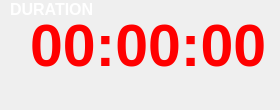
             <widget class="QFrame" name="duration_frame">
              <property name="enabled">
               <bool>true</bool>
              </property>
              <property name="minimumSize">
               <size>
                <width>0</width>
                <height>80</height>
               </size>
              </property>
              <property name="maximumSize">
               <size>
                <width>16777215</width>
                <height>110</height>
               </size>
              </property>
              <property name="font">
               <font>
                <family>Ubuntu</family>
                <pointsize>8</pointsize>
                <weight>50</weight>
                <italic>false</italic>
                <bold>false</bold>
               </font>
              </property>
              <widget class="QLabel" name="label_2">
               <property name="geometry">
                <rect>
                 <x>10</x>
                 <y>0</y>
                 <width>101</width>
                 <height>18</height>
                </rect>
               </property>
               <property name="palette">
                <palette>
                 <active>
                  <colorrole role="WindowText">
                   <brush brushstyle="SolidPattern">
                    <color alpha="255">
                     <red>255</red>
                     <green>255</green>
                     <blue>255</blue>
                    </color>
                   </brush>
                  </colorrole>
                  <colorrole role="Button">
                   <brush brushstyle="SolidPattern">
                    <color alpha="0">
                     <red>0</red>
                     <green>0</green>
                     <blue>0</blue>
                    </color>
                   </brush>
                  </colorrole>
                  <colorrole role="Text">
                   <brush brushstyle="SolidPattern">
                    <color alpha="255">
                     <red>255</red>
                     <green>255</green>
                     <blue>255</blue>
                    </color>
                   </brush>
                  </colorrole>
                  <colorrole role="ButtonText">
                   <brush brushstyle="SolidPattern">
                    <color alpha="255">
                     <red>255</red>
                     <green>255</green>
                     <blue>255</blue>
                    </color>
                   </brush>
                  </colorrole>
                  <colorrole role="Base">
                   <brush brushstyle="SolidPattern">
                    <color alpha="0">
                     <red>0</red>
                     <green>0</green>
                     <blue>0</blue>
                    </color>
                   </brush>
                  </colorrole>
                  <colorrole role="Window">
                   <brush brushstyle="SolidPattern">
                    <color alpha="0">
                     <red>0</red>
                     <green>0</green>
                     <blue>0</blue>
                    </color>
                   </brush>
                  </colorrole>
                 </active>
                 <inactive>
                  <colorrole role="WindowText">
                   <brush brushstyle="SolidPattern">
                    <color alpha="255">
                     <red>255</red>
                     <green>255</green>
                     <blue>255</blue>
                    </color>
                   </brush>
                  </colorrole>
                  <colorrole role="Button">
                   <brush brushstyle="SolidPattern">
                    <color alpha="0">
                     <red>0</red>
                     <green>0</green>
                     <blue>0</blue>
                    </color>
                   </brush>
                  </colorrole>
                  <colorrole role="Text">
                   <brush brushstyle="SolidPattern">
                    <color alpha="255">
                     <red>255</red>
                     <green>255</green>
                     <blue>255</blue>
                    </color>
                   </brush>
                  </colorrole>
                  <colorrole role="ButtonText">
                   <brush brushstyle="SolidPattern">
                    <color alpha="255">
                     <red>255</red>
                     <green>255</green>
                     <blue>255</blue>
                    </color>
                   </brush>
                  </colorrole>
                  <colorrole role="Base">
                   <brush brushstyle="SolidPattern">
                    <color alpha="0">
                     <red>0</red>
                     <green>0</green>
                     <blue>0</blue>
                    </color>
                   </brush>
                  </colorrole>
                  <colorrole role="Window">
                   <brush brushstyle="SolidPattern">
                    <color alpha="0">
                     <red>0</red>
                     <green>0</green>
                     <blue>0</blue>
                    </color>
                   </brush>
                  </colorrole>
                 </inactive>
                 <disabled>
                  <colorrole role="WindowText">
                   <brush brushstyle="SolidPattern">
                    <color alpha="255">
                     <red>159</red>
                     <green>158</green>
                     <blue>158</blue>
                    </color>
                   </brush>
                  </colorrole>
                  <colorrole role="Button">
                   <brush brushstyle="SolidPattern">
                    <color alpha="0">
                     <red>0</red>
                     <green>0</green>
                     <blue>0</blue>
                    </color>
                   </brush>
                  </colorrole>
                  <colorrole role="Text">
                   <brush brushstyle="SolidPattern">
                    <color alpha="255">
                     <red>159</red>
                     <green>158</green>
                     <blue>158</blue>
                    </color>
                   </brush>
                  </colorrole>
                  <colorrole role="ButtonText">
                   <brush brushstyle="SolidPattern">
                    <color alpha="255">
                     <red>159</red>
                     <green>158</green>
                     <blue>158</blue>
                    </color>
                   </brush>
                  </colorrole>
                  <colorrole role="Base">
                   <brush brushstyle="SolidPattern">
                    <color alpha="0">
                     <red>0</red>
                     <green>0</green>
                     <blue>0</blue>
                    </color>
                   </brush>
                  </colorrole>
                  <colorrole role="Window">
                   <brush brushstyle="SolidPattern">
                    <color alpha="0">
                     <red>0</red>
                     <green>0</green>
                     <blue>0</blue>
                    </color>
                   </brush>
                  </colorrole>
                 </disabled>
                </palette>
               </property>
               <property name="font">
                <font>
                 <pointsize>12</pointsize>
                 <weight>75</weight>
                 <bold>true</bold>
                 <underline>false</underline>
                </font>
               </property>
               <property name="styleSheet">
                <string notr="true">background: transparent;</string>
               </property>
               <property name="text">
                <string>DURATION</string>
               </property>
              </widget>
              <widget class="QLabel" name="lDuration">
               <property name="geometry">
                <rect>
                 <x>30</x>
                 <y>20</y>
                 <width>241</width>
                 <height>51</height>
                </rect>
               </property>
               <property name="palette">
                <palette>
                 <active>
                  <colorrole role="WindowText">
                   <brush brushstyle="SolidPattern">
                    <color alpha="255">
                     <red>255</red>
                     <green>0</green>
                     <blue>0</blue>
                    </color>
                   </brush>
                  </colorrole>
                  <colorrole role="Button">
                   <brush brushstyle="SolidPattern">
                    <color alpha="0">
                     <red>0</red>
                     <green>0</green>
                     <blue>0</blue>
                    </color>
                   </brush>
                  </colorrole>
                  <colorrole role="Base">
                   <brush brushstyle="SolidPattern">
                    <color alpha="0">
                     <red>0</red>
                     <green>0</green>
                     <blue>0</blue>
                    </color>
                   </brush>
                  </colorrole>
                  <colorrole role="Window">
                   <brush brushstyle="SolidPattern">
                    <color alpha="0">
                     <red>0</red>
                     <green>0</green>
                     <blue>0</blue>
                    </color>
                   </brush>
                  </colorrole>
                 </active>
                 <inactive>
                  <colorrole role="WindowText">
                   <brush brushstyle="SolidPattern">
                    <color alpha="255">
                     <red>255</red>
                     <green>0</green>
                     <blue>0</blue>
                    </color>
                   </brush>
                  </colorrole>
                  <colorrole role="Button">
                   <brush brushstyle="SolidPattern">
                    <color alpha="0">
                     <red>0</red>
                     <green>0</green>
                     <blue>0</blue>
                    </color>
                   </brush>
                  </colorrole>
                  <colorrole role="Base">
                   <brush brushstyle="SolidPattern">
                    <color alpha="0">
                     <red>0</red>
                     <green>0</green>
                     <blue>0</blue>
                    </color>
                   </brush>
                  </colorrole>
                  <colorrole role="Window">
                   <brush brushstyle="SolidPattern">
                    <color alpha="0">
                     <red>0</red>
                     <green>0</green>
                     <blue>0</blue>
                    </color>
                   </brush>
                  </colorrole>
                 </inactive>
                 <disabled>
                  <colorrole role="WindowText">
                   <brush brushstyle="SolidPattern">
                    <color alpha="255">
                     <red>123</red>
                     <green>118</green>
                     <blue>114</blue>
                    </color>
                   </brush>
                  </colorrole>
                  <colorrole role="Button">
                   <brush brushstyle="SolidPattern">
                    <color alpha="0">
                     <red>0</red>
                     <green>0</green>
                     <blue>0</blue>
                    </color>
                   </brush>
                  </colorrole>
                  <colorrole role="Base">
                   <brush brushstyle="SolidPattern">
                    <color alpha="0">
                     <red>0</red>
                     <green>0</green>
                     <blue>0</blue>
                    </color>
                   </brush>
                  </colorrole>
                  <colorrole role="Window">
                   <brush brushstyle="SolidPattern">
                    <color alpha="0">
                     <red>0</red>
                     <green>0</green>
                     <blue>0</blue>
                    </color>
                   </brush>
                  </colorrole>
                 </disabled>
                </palette>
               </property>
               <property name="font">
                <font>
                 <pointsize>44</pointsize>
                 <weight>75</weight>
                 <bold>true</bold>
                </font>
               </property>
               <property name="styleSheet">
                <string notr="true">background: transparent;</string>
               </property>
               <property name="text">
                <string>00:00:00</string>
               </property>
              </widget>
              <widget class="Line" name="line_3">
               <property name="geometry">
                <rect>
                 <x>0</x>
                 <y>100</y>
                 <width>241</width>
                 <height>16</height>
                </rect>
               </property>
               <property name="styleSheet">
                <string notr="true">background: transparent;
color: white;</string>
               </property>
               <property name="orientation">
                <enum>Qt::Horizontal</enum>
               </property>
              </widget>
             </widget>
